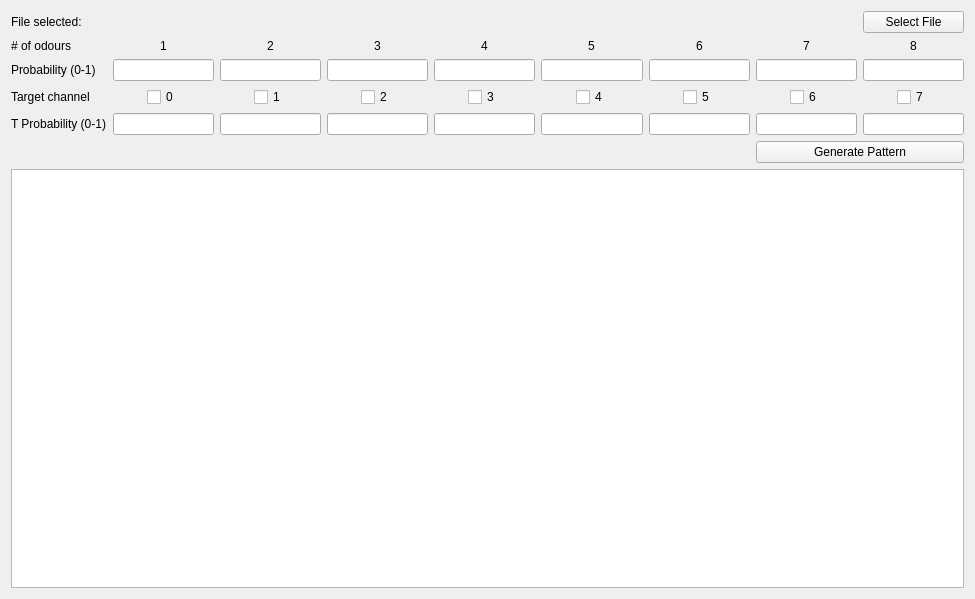
<?xml version="1.0" encoding="UTF-8"?>
<ui version="4.0">
 <class>odourWin</class>
 <widget class="QWidget" name="odourWin">
  <property name="geometry">
   <rect>
    <x>0</x>
    <y>0</y>
    <width>975</width>
    <height>599</height>
   </rect>
  </property>
  <property name="windowTitle">
   <string>Form</string>
  </property>
  <layout class="QGridLayout" name="gridLayout_3">
   <item row="2" column="8">
    <widget class="QLineEdit" name="p8"/>
   </item>
   <item row="2" column="6">
    <widget class="QLineEdit" name="p6"/>
   </item>
   <item row="1" column="4" alignment="Qt::AlignHCenter">
    <widget class="QLabel" name="label_11">
     <property name="text">
      <string>4</string>
     </property>
    </widget>
   </item>
   <item row="1" column="0">
    <widget class="QLabel" name="label_5">
     <property name="text">
      <string># of odours</string>
     </property>
    </widget>
   </item>
   <item row="1" column="1" alignment="Qt::AlignHCenter">
    <widget class="QLabel" name="label_14">
     <property name="text">
      <string>1</string>
     </property>
    </widget>
   </item>
   <item row="0" column="7">
    <widget class="QLabel" name="fileDisp">
     <property name="text">
      <string/>
     </property>
    </widget>
   </item>
   <item row="0" column="8">
    <widget class="QPushButton" name="selectFileButton">
     <property name="text">
      <string>Select File</string>
     </property>
    </widget>
   </item>
   <item row="0" column="0">
    <widget class="QLabel" name="label">
     <property name="text">
      <string>File selected:</string>
     </property>
    </widget>
   </item>
   <item row="1" column="6" alignment="Qt::AlignHCenter">
    <widget class="QLabel" name="label_13">
     <property name="text">
      <string>6</string>
     </property>
    </widget>
   </item>
   <item row="1" column="3" alignment="Qt::AlignHCenter">
    <widget class="QLabel" name="label_16">
     <property name="text">
      <string>3</string>
     </property>
    </widget>
   </item>
   <item row="1" column="8" alignment="Qt::AlignHCenter">
    <widget class="QLabel" name="label_8">
     <property name="text">
      <string>8</string>
     </property>
    </widget>
   </item>
   <item row="1" column="2" alignment="Qt::AlignHCenter">
    <widget class="QLabel" name="label_15">
     <property name="text">
      <string>2</string>
     </property>
    </widget>
   </item>
   <item row="1" column="7" alignment="Qt::AlignHCenter">
    <widget class="QLabel" name="label_7">
     <property name="text">
      <string>7</string>
     </property>
    </widget>
   </item>
   <item row="1" column="5" alignment="Qt::AlignHCenter">
    <widget class="QLabel" name="label_12">
     <property name="text">
      <string>5</string>
     </property>
    </widget>
   </item>
   <item row="4" column="1">
    <widget class="QLineEdit" name="TP1"/>
   </item>
   <item row="3" column="7" alignment="Qt::AlignHCenter">
    <widget class="QCheckBox" name="checkBox_7">
     <property name="text">
      <string>6</string>
     </property>
    </widget>
   </item>
   <item row="2" column="0">
    <widget class="QLabel" name="label_17">
     <property name="text">
      <string>Probability (0-1)</string>
     </property>
    </widget>
   </item>
   <item row="2" column="7">
    <widget class="QLineEdit" name="p7"/>
   </item>
   <item row="2" column="5">
    <widget class="QLineEdit" name="p5"/>
   </item>
   <item row="2" column="2">
    <widget class="QLineEdit" name="p2"/>
   </item>
   <item row="2" column="3">
    <widget class="QLineEdit" name="p3"/>
   </item>
   <item row="2" column="1">
    <widget class="QLineEdit" name="p1"/>
   </item>
   <item row="2" column="4">
    <widget class="QLineEdit" name="p4"/>
   </item>
   <item row="3" column="3" alignment="Qt::AlignHCenter">
    <widget class="QCheckBox" name="checkBox_3">
     <property name="text">
      <string>2</string>
     </property>
    </widget>
   </item>
   <item row="3" column="2" alignment="Qt::AlignHCenter">
    <widget class="QCheckBox" name="checkBox_2">
     <property name="text">
      <string>1</string>
     </property>
    </widget>
   </item>
   <item row="4" column="6">
    <widget class="QLineEdit" name="TP6"/>
   </item>
   <item row="4" column="5">
    <widget class="QLineEdit" name="TP5"/>
   </item>
   <item row="6" column="0" colspan="9">
    <layout class="QGridLayout" name="gridLayout_2">
     <item row="0" column="0">
      <widget class="QTextEdit" name="patternEdit"/>
     </item>
    </layout>
   </item>
   <item row="4" column="2">
    <widget class="QLineEdit" name="TP2"/>
   </item>
   <item row="4" column="7">
    <widget class="QLineEdit" name="TP7"/>
   </item>
   <item row="4" column="8">
    <widget class="QLineEdit" name="TP8"/>
   </item>
   <item row="3" column="4" alignment="Qt::AlignHCenter">
    <widget class="QCheckBox" name="checkBox_4">
     <property name="text">
      <string>3</string>
     </property>
    </widget>
   </item>
   <item row="3" column="8" alignment="Qt::AlignHCenter">
    <widget class="QCheckBox" name="checkBox_8">
     <property name="text">
      <string>7</string>
     </property>
    </widget>
   </item>
   <item row="4" column="4">
    <widget class="QLineEdit" name="TP4"/>
   </item>
   <item row="3" column="1" alignment="Qt::AlignHCenter">
    <widget class="QCheckBox" name="checkBox">
     <property name="text">
      <string>0</string>
     </property>
    </widget>
   </item>
   <item row="3" column="6" alignment="Qt::AlignHCenter">
    <widget class="QCheckBox" name="checkBox_6">
     <property name="text">
      <string>5</string>
     </property>
    </widget>
   </item>
   <item row="4" column="3">
    <widget class="QLineEdit" name="TP3"/>
   </item>
   <item row="3" column="5" alignment="Qt::AlignHCenter">
    <widget class="QCheckBox" name="checkBox_5">
     <property name="text">
      <string>4</string>
     </property>
    </widget>
   </item>
   <item row="3" column="0">
    <widget class="QLabel" name="label_27">
     <property name="text">
      <string>Target channel</string>
     </property>
    </widget>
   </item>
   <item row="4" column="0">
    <widget class="QLabel" name="label_18">
     <property name="text">
      <string>T Probability (0-1)</string>
     </property>
    </widget>
   </item>
   <item row="5" column="7" colspan="2">
    <widget class="QPushButton" name="generateButton">
     <property name="text">
      <string>Generate Pattern</string>
     </property>
    </widget>
   </item>
  </layout>
 </widget>
 <resources/>
 <connections/>
</ui>
